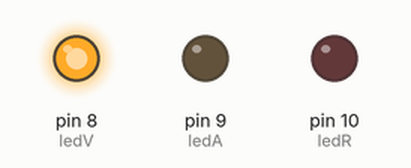
Simulated run of this sketch. Board: Arduino Uno, built with avr-gcc and run on an emulated ATmega328P. Parts: output pins drawn as LEDs (lit = HIGH).

Above: at 1.5 s.
At 4.0 s:
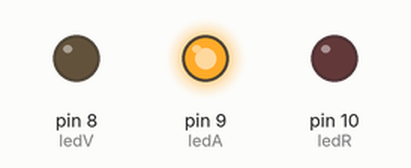
At 7.5 s:
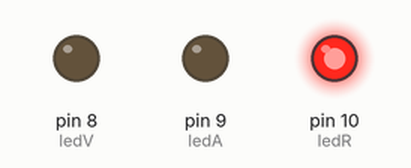
Timing chart, 0 to 13.0 s (numbered marks = the images above):
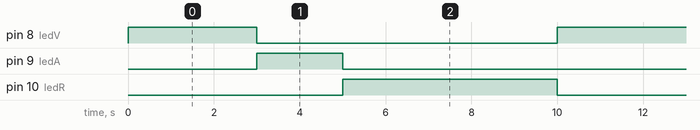

Measured:
- by itself, pin 8 (ledV): alternates HIGH for 3.0 s and LOW for 7.0 s
- by itself, pin 9 (ledA): alternates HIGH for 2.0 s and LOW for 8.0 s
- by itself, pin 10 (ledR): alternates HIGH for 5.0 s and LOW for 5.0 s

The sketch:

Punto_5.ino
```cpp
int ledV=8;
int ledA=9;
int ledR=10;

int boton1=1;
int boton2=1;

bool cruzo=true;

void setup() {
  pinMode(ledV,OUTPUT);
  pinMode(ledA,OUTPUT);
  pinMode(ledR,OUTPUT);

  pinMode(boton1,INPUT);
  pinMode(boton2,INPUT);

  attachInterrupt(digitalPinToInterrupt(boton1), cruzando, RISING);
  attachInterrupt(digitalPinToInterrupt(boton2), cruzado, RISING);
}

void loop() {
  if(cruzo){
    verde();
    delay(3000);
    amarillo();
    delay(2000);
    rojo();
    delay(5000);
  } else {cruzar();}
}

void verde(){
  digitalWrite(ledV,HIGH);
  digitalWrite(ledA,LOW);
  digitalWrite(ledR,LOW);
}

void amarillo(){
  digitalWrite(ledV,LOW);
  digitalWrite(ledA,HIGH);
  digitalWrite(ledR,LOW);
}

void rojo(){
  digitalWrite(ledV,LOW);
  digitalWrite(ledA,LOW);
  digitalWrite(ledR,HIGH);
}

void cruzar(){
  digitalWrite(ledV,HIGH);
  digitalWrite(ledA,HIGH);
  digitalWrite(ledR,HIGH);
}

void cruzando(){
  cruzo=false;
}

void cruzado(){
  cruzo=true;
}
```
